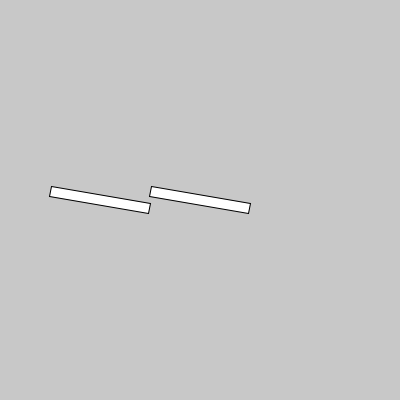
Frame 1 (no input)
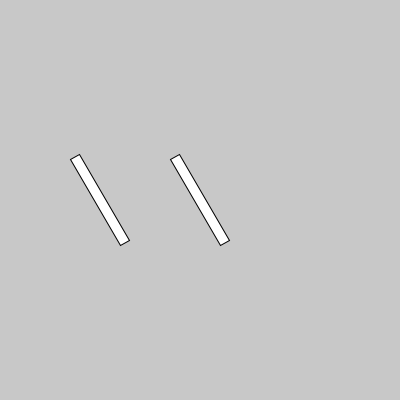
Frame 60 (the mouse pressed at the canvas centre just before this capture)
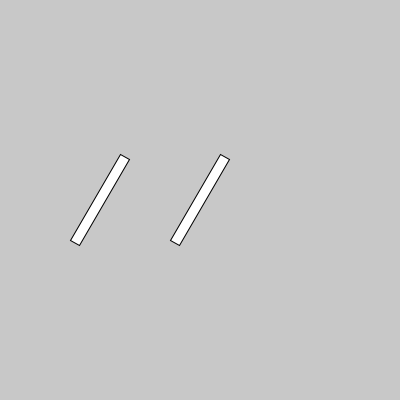
Frame 120 (the mouse held since frame 60 and released just before this capture)

The Processing sketch that drew these frames (run headless with seeded random() and noise(); from frame 60 on, the mouse is pressed at the canvas centre):

// Processing sketch: week05_6_pushMatrix_popMatrix_
// ── week05_6_pushMatrix_popMatrix_.pde
//week05-6_pushMatrix_popMatrix_
//因為有很多的移動、旋轉，大腦會當掉，所以用(分階層)做事
void setup(){
  size(400,400);
}
void draw(){
  background(200);
  pushMatrix();
  translate(width/2,height/2);//(把下面這坨)移到畫面中心
  rotate(radians(frameCount)*10);
  rect(-50,-5,100,10);//好的
  popMatrix();
  
  pushMatrix();
   translate(width/2-100,height/2);//(把下面這坨)移到畫面中心
  rotate(radians(frameCount)*10);
  rect(-50,-5,100,10);
  popMatrix();
}
